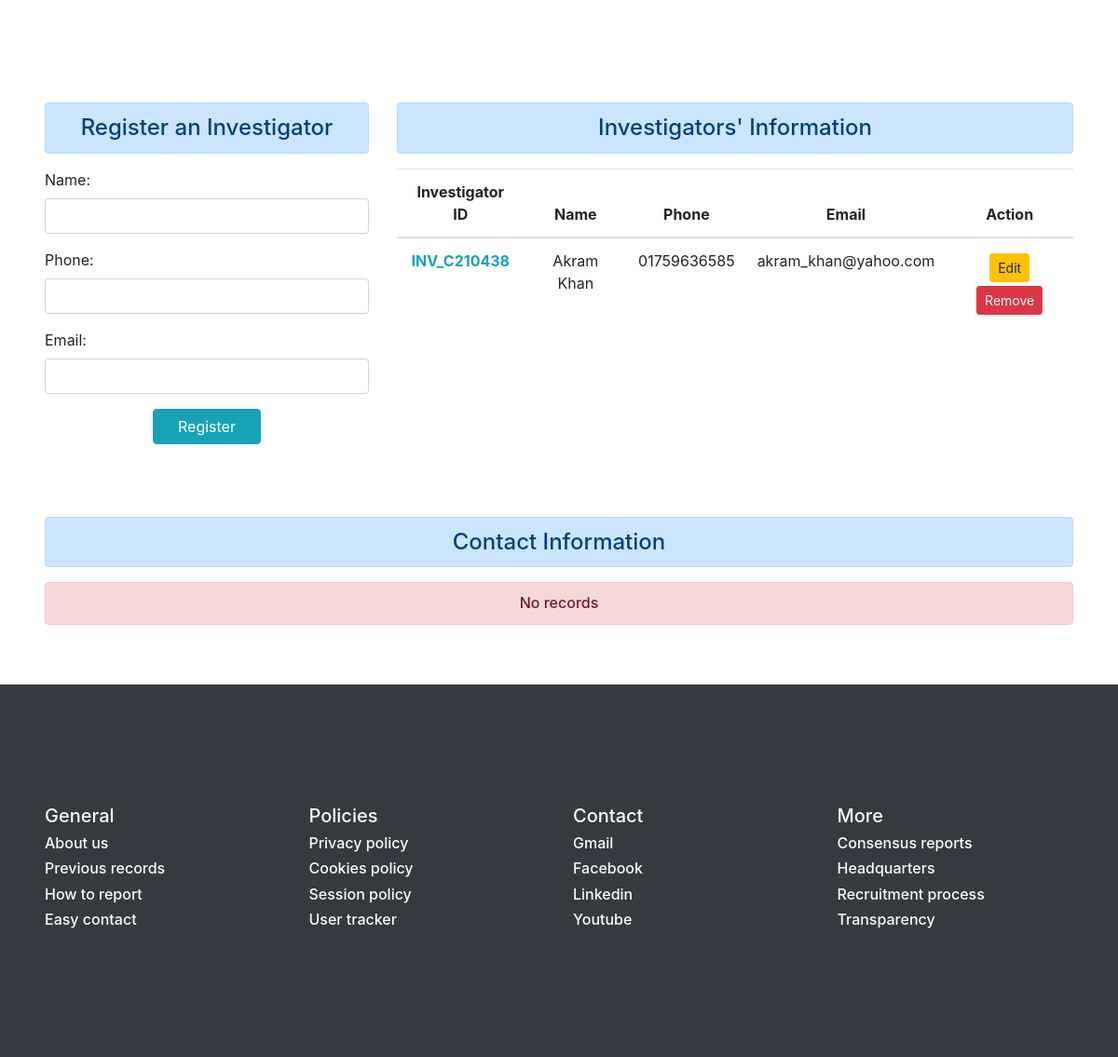
The app's page /adminPanel/ (lower part), older data.
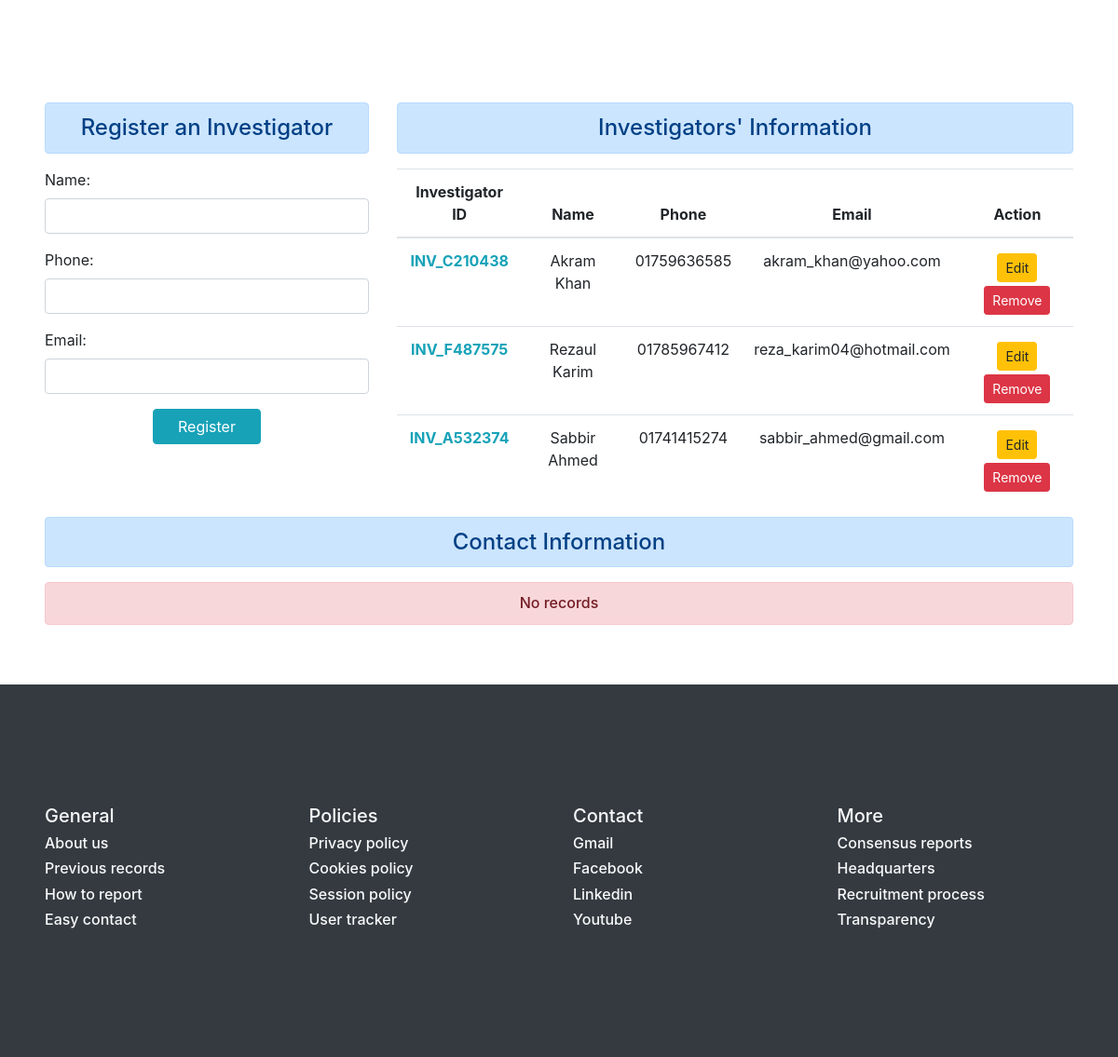
The same page, newer data.
### accounts/models.py (models this page shows)
class Investigator(models.Model):
    id = models.AutoField(primary_key=True)
    investigator_code = models.CharField(max_length=11)
    name = models.CharField(max_length=50)
    phone = models.CharField(max_length=50)
    email = models.CharField(max_length=50)
    cases = models.CharField(max_length=5000)

### main/views.py (the view)
# urls.py: path('adminPanel/', views.adminPanel, name="adminPanel"),
def adminPanel(request):
    if request.method == 'POST':
        fm = RegisterInvestigator(request.POST)
        if fm.is_valid():
            investigator_code = 'INV_' + chr(randint(65,70)) + str(randint(100000,999999))  # Generating a code for the investigator
            name = fm.cleaned_data['name']
            phone = fm.cleaned_data['phone']
            email = fm.cleaned_data['email']
            record = Investigator(investigator_code=investigator_code, name=name, phone=phone, email=email, cases="")
            record.save()
            fm = RegisterInvestigator()
    else:
        fm = RegisterInvestigator()
    cases = Case.objects.all()
    reporters = Reporter.objects.all()
    investigators = Investigator.objects.all()
    contacts = Contact.objects.all()
    params = {'form':fm, 'investigators':investigators, 'cases':cases, 'reporters':reporters, 'contacts':contacts}
    return render(request, 'main/adminPanel.html', params)

### main/forms.py
class RegisterInvestigator(forms.ModelForm):
    class Meta:
        model = Investigator
        fields = ['name', 'phone', 'email']
        widgets = {
            'name' : forms.TextInput(attrs={'class':'form-control'}),
            'phone' : forms.TextInput(attrs={'class':'form-control'}),
            'email' : forms.TextInput(attrs={'class':'form-control'}),
        }

### main/templates/main/adminPanel.html (shortened to what the changed rows need)
{% extends 'main/base.html' %}
{% block body %}
    <section class="mx-5">
        <div class="row my-4">
            <div class="col-md-8">
                {% if investigators %}
                    <div class="overflow-auto" style="height: 350px;">
                        <table class="table table-hover overflow-auto">
                            <thead>
                            <tr>
                                <th scope="col" class="text-center">Investigator ID</th>
                                <th scope="col" class="text-center">Name</th>
                                <th scope="col" class="text-center">Phone</th>
                                <th scope="col" class="text-center">Email</th>
                                <th scope="col" class="text-center">Action</th>
                            </tr>
                            </thead>
                            <tbody>
                                {% for investigator in investigators %}
                                    <tr>
                                        <th scope="row" class="text-info text-center">{{investigator.investigator_code}}</th>
                                        <td class="text-center">{{investigator.name}}</td>
                                        <td class="text-center">{{investigator.phone}}</td>
                                        <td class="text-center">{{investigator.email}}</td>
                                        <td class="text-center">
                                            <a href="{% url 'updateInvestigator' investigator.id %}" class="btn btn-warning btn-sm mt-1">Edit</a>
                                            <form action="{% url 'deleteInvestigator' investigator.id %}" method="POST" class="d-inline"> {% csrf_token %}
                                                <input type="submit" class="btn btn-danger btn-sm mt-1" value="Remove">
                                            </form>
                                        </td>
                                    </tr>
                                {% endfor %}
                            </tbody>
                        </table>
                    </div>
                {% else %}
                    <h6 class="text-center alert alert-danger">No records</h6>
                {% endif %}
            </div>
        </div>
    </section>
{% endblock %}

Row changes from the older to the newer data that the page shows:
added Investigator: investigator_code "INV_F487575", name "Rezaul Karim", phone "01785967412", email "reza_karim04@hotmail.com"
added Investigator: investigator_code "INV_A532374", name "Sabbir Ahmed", phone "01741415274", email "sabbir_ahmed@gmail.com"
